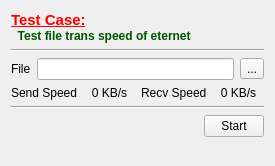
         <widget class="QWidget" name="EternetTestPage">
          <property name="geometry">
           <rect>
            <x>0</x>
            <y>0</y>
            <width>275</width>
            <height>166</height>
           </rect>
          </property>
          <property name="sizePolicy">
           <sizepolicy hsizetype="Expanding" vsizetype="Expanding">
            <horstretch>0</horstretch>
            <verstretch>0</verstretch>
           </sizepolicy>
          </property>
          <property name="minimumSize">
           <size>
            <width>0</width>
            <height>0</height>
           </size>
          </property>
          <attribute name="icon">
           <iconset resource="../IDE.qrc">
            <normaloff>:/Others/rc/Others/RS232.png</normaloff>:/Others/rc/Others/RS232.png</iconset>
          </attribute>
          <attribute name="label">
           <string>Eternet Case</string>
          </attribute>
          <layout class="QVBoxLayout" name="verticalLayout_14">
           <item>
            <widget class="QLabel" name="label_42">
             <property name="text">
              <string>&lt;!DOCTYPE HTML PUBLIC &quot;-//W3C//DTD HTML 4.0//EN&quot; &quot;http://www.w3.org/TR/REC-html40/strict.dtd&quot;&gt;
&lt;html&gt;&lt;head&gt;&lt;meta name=&quot;qrichtext&quot; content=&quot;1&quot; /&gt;&lt;style type=&quot;text/css&quot;&gt;
p, li { white-space: pre-wrap; }
&lt;/style&gt;&lt;/head&gt;&lt;body style=&quot; font-family:'宋体'; font-size:9pt; font-weight:400; font-style:normal;&quot;&gt;
&lt;p style=&quot; margin-top:0px; margin-bottom:0px; margin-left:0px; margin-right:0px; -qt-block-indent:0; text-indent:0px;&quot;&gt;&lt;span style=&quot; font-size:11pt; font-weight:600; text-decoration: underline; color:#ff0000;&quot;&gt;Test Case:&lt;/span&gt;&lt;/p&gt;
&lt;p style=&quot; margin-top:0px; margin-bottom:0px; margin-left:0px; margin-right:0px; -qt-block-indent:0; text-indent:0px;&quot;&gt;&lt;span style=&quot; font-weight:600; color:#005500;&quot;&gt;  Test file trans speed of eternet&lt;/span&gt;&lt;/p&gt;&lt;/body&gt;&lt;/html&gt;</string>
             </property>
            </widget>
           </item>
           <item>
            <widget class="Line" name="line_10">
             <property name="orientation">
              <enum>Qt::Horizontal</enum>
             </property>
            </widget>
           </item>
           <item>
            <layout class="QHBoxLayout" name="horizontalLayout_4">
             <item>
              <widget class="QLabel" name="label">
               <property name="text">
                <string>File</string>
               </property>
              </widget>
             </item>
             <item>
              <widget class="QLineEdit" name="EternetCaseFilePath"/>
             </item>
             <item>
              <widget class="QToolButton" name="EternetCaseBtnSelectFile">
               <property name="maximumSize">
                <size>
                 <width>30</width>
                 <height>16777215</height>
                </size>
               </property>
               <property name="text">
                <string>...</string>
               </property>
              </widget>
             </item>
            </layout>
           </item>
           <item>
            <layout class="QHBoxLayout" name="horizontalLayout">
             <item>
              <widget class="QLabel" name="label_2">
               <property name="text">
                <string>Send Speed</string>
               </property>
              </widget>
             </item>
             <item>
              <widget class="QLabel" name="SendSpeedLabel">
               <property name="sizePolicy">
                <sizepolicy hsizetype="Expanding" vsizetype="Preferred">
                 <horstretch>0</horstretch>
                 <verstretch>0</verstretch>
                </sizepolicy>
               </property>
               <property name="text">
                <string>0 KB/s</string>
               </property>
               <property name="textFormat">
                <enum>Qt::RichText</enum>
               </property>
               <property name="alignment">
                <set>Qt::AlignCenter</set>
               </property>
              </widget>
             </item>
             <item>
              <widget class="QLabel" name="label_14">
               <property name="text">
                <string>Recv Speed</string>
               </property>
              </widget>
             </item>
             <item>
              <widget class="QLabel" name="RecvSpeedLabel">
               <property name="sizePolicy">
                <sizepolicy hsizetype="Expanding" vsizetype="Preferred">
                 <horstretch>0</horstretch>
                 <verstretch>0</verstretch>
                </sizepolicy>
               </property>
               <property name="text">
                <string>0 KB/s</string>
               </property>
               <property name="textFormat">
                <enum>Qt::RichText</enum>
               </property>
               <property name="alignment">
                <set>Qt::AlignCenter</set>
               </property>
              </widget>
             </item>
            </layout>
           </item>
           <item>
            <widget class="Line" name="line_8">
             <property name="orientation">
              <enum>Qt::Horizontal</enum>
             </property>
            </widget>
           </item>
           <item>
            <layout class="QHBoxLayout" name="horizontalLayout_12">
             <item>
              <spacer name="horizontalSpacer">
               <property name="orientation">
                <enum>Qt::Horizontal</enum>
               </property>
               <property name="sizeHint" stdset="0">
                <size>
                 <width>40</width>
                 <height>20</height>
                </size>
               </property>
              </spacer>
             </item>
             <item>
              <widget class="QPushButton" name="EternetCaseBtnStart">
               <property name="maximumSize">
                <size>
                 <width>60</width>
                 <height>16777215</height>
                </size>
               </property>
               <property name="text">
                <string>Start</string>
               </property>
               <property name="flat">
                <bool>false</bool>
               </property>
              </widget>
             </item>
            </layout>
           </item>
           <item>
            <spacer name="verticalSpacer">
             <property name="orientation">
              <enum>Qt::Vertical</enum>
             </property>
             <property name="sizeHint" stdset="0">
              <size>
               <width>20</width>
               <height>40</height>
              </size>
             </property>
            </spacer>
           </item>
          </layout>
         </widget>
